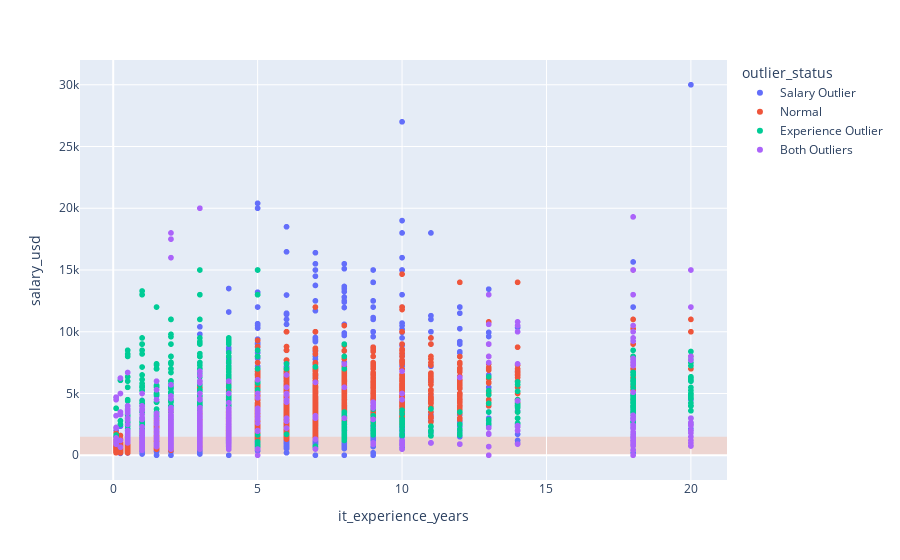

This figure's notebook cell:
### Code cell
fig = px.scatter(
    df_slr_outlier,
    x='it_experience_years',
    y='salary_usd',
    hover_data=['salary_usd', 'position_level'],
    color='outlier_status',
)
fig.add_shape(
    type='rect',
    xref='paper',
    yref='y',
    x0=0, x1=1,
    y0=0, y1=1500,
    fillcolor='LightSalmon',
    opacity=0.3,
    layer='below',
    line_width=0
)
fig.show()

### Figure 1 — Plotly figure (JSON) as saved in the notebook; plotly's stock layout.template omitted (floating-point values rounded to 4 significant figures; data arrays with more than 128 entries replaced by an {"elided": "..."} marker saying what was removed)
{"data": [{"customdata": {"elided": "1410x1 str values"}, "hovertemplate": "outlier_status=Salary Outlier<br>it_experience_years=%{x}<br>salary_usd=%{y}<br>position_level=%{customdata[0]}<extra></extra>", "legendgroup": "Salary Outlier", "marker": {"color": "#636efa", "symbol": "circle"}, "mode": "markers", "name": "Salary Outlier", "showlegend": true, "type": "scattergl", "x": {"elided": "1410 float values"}, "xaxis": "x", "y": {"elided": "1410 float values"}, "yaxis": "y"}, {"customdata": {"elided": "3044x1 str values"}, "hovertemplate": "outlier_status=Normal<br>it_experience_years=%{x}<br>salary_usd=%{y}<br>position_level=%{customdata[0]}<extra></extra>", "legendgroup": "Normal", "marker": {"color": "#EF553B", "symbol": "circle"}, "mode": "markers", "name": "Normal", "showlegend": true, "type": "scattergl", "x": {"elided": "3044 float values"}, "xaxis": "x", "y": {"elided": "3044 float values"}, "yaxis": "y"}, {"customdata": {"elided": "438x1 str values"}, "hovertemplate": "outlier_status=Experience Outlier<br>it_experience_years=%{x}<br>salary_usd=%{y}<br>position_level=%{customdata[0]}<extra></extra>", "legendgroup": "Experience Outlier", "marker": {"color": "#00cc96", "symbol": "circle"}, "mode": "markers", "name": "Experience Outlier", "showlegend": true, "type": "scattergl", "x": {"elided": "438 float values"}, "xaxis": "x", "y": {"elided": "438 float values"}, "yaxis": "y"}, {"customdata": {"elided": "571x1 str values"}, "hovertemplate": "outlier_status=Both Outliers<br>it_experience_years=%{x}<br>salary_usd=%{y}<br>position_level=%{customdata[0]}<extra></extra>", "legendgroup": "Both Outliers", "marker": {"color": "#ab63fa", "symbol": "circle"}, "mode": "markers", "name": "Both Outliers", "showlegend": true, "type": "scattergl", "x": {"elided": "571 float values"}, "xaxis": "x", "y": {"elided": "571 float values"}, "yaxis": "y"}], "layout": {"legend": {"title": {"text": "outlier_status"}, "tracegroupgap": 0}, "margin": {"t": 60}, "shapes": [{"fillcolor": "LightSalmon", "layer": "below", "line": {"width": 0}, "opacity": 0.3, "type": "rect", "x0": 0, "x1": 1, "xref": "paper", "y0": 0, "y1": 1500, "yref": "y"}], "xaxis": {"anchor": "y", "domain": [0, 1], "title": {"text": "it_experience_years"}}, "yaxis": {"anchor": "x", "domain": [0, 1], "title": {"text": "salary_usd"}}}}
